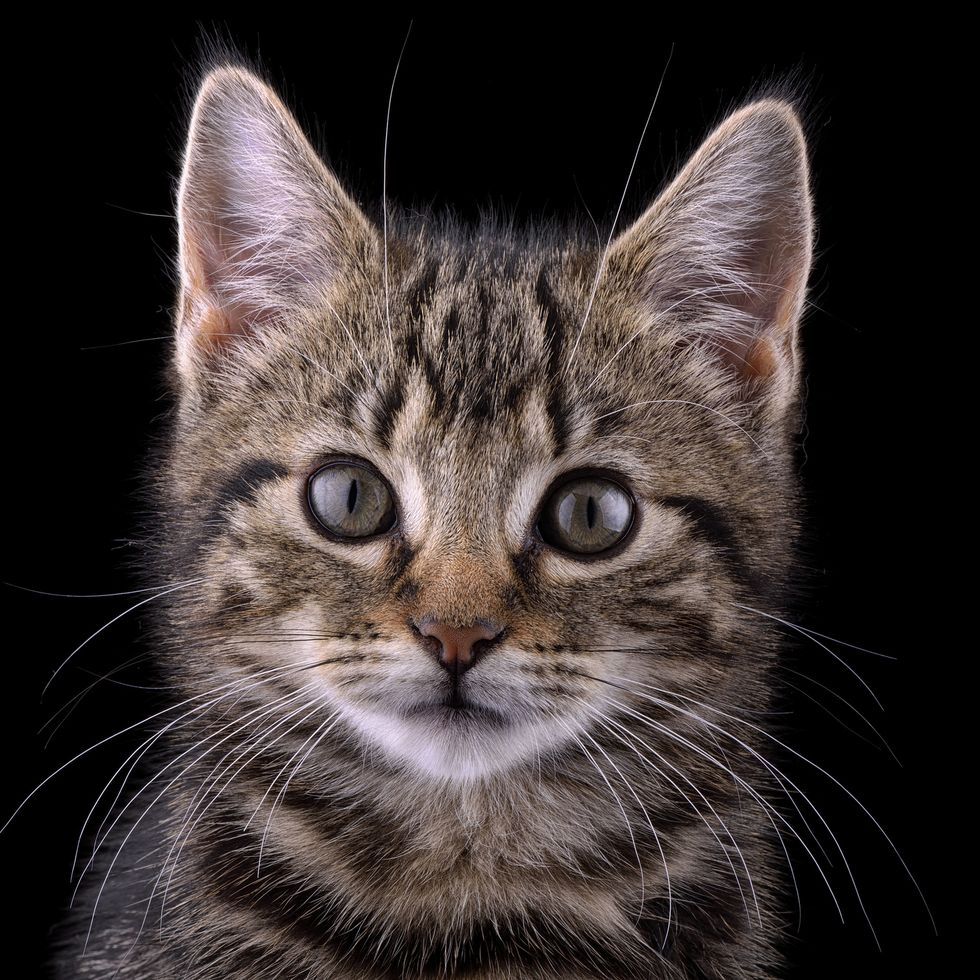
#> input picture OPENCV/images/cat.jpg, 980 x 980 px
$ python spaces.py
#> lines starting #> are read from the running program, lines starting #| are printed output that depends on the picture
import cv2 as cv
import matplotlib.pyplot as plt

# color space --> space of color

img = cv.imread('images/cat.jpg')
#> img is the input picture: shape (980, 980, 3); mean B, G, R 49.5, 50.9, 59.1
cv.imshow('cat' , img)

# BGR to grayscale
gray = cv.cvtColor(img,cv.COLOR_BGR2GRAY)
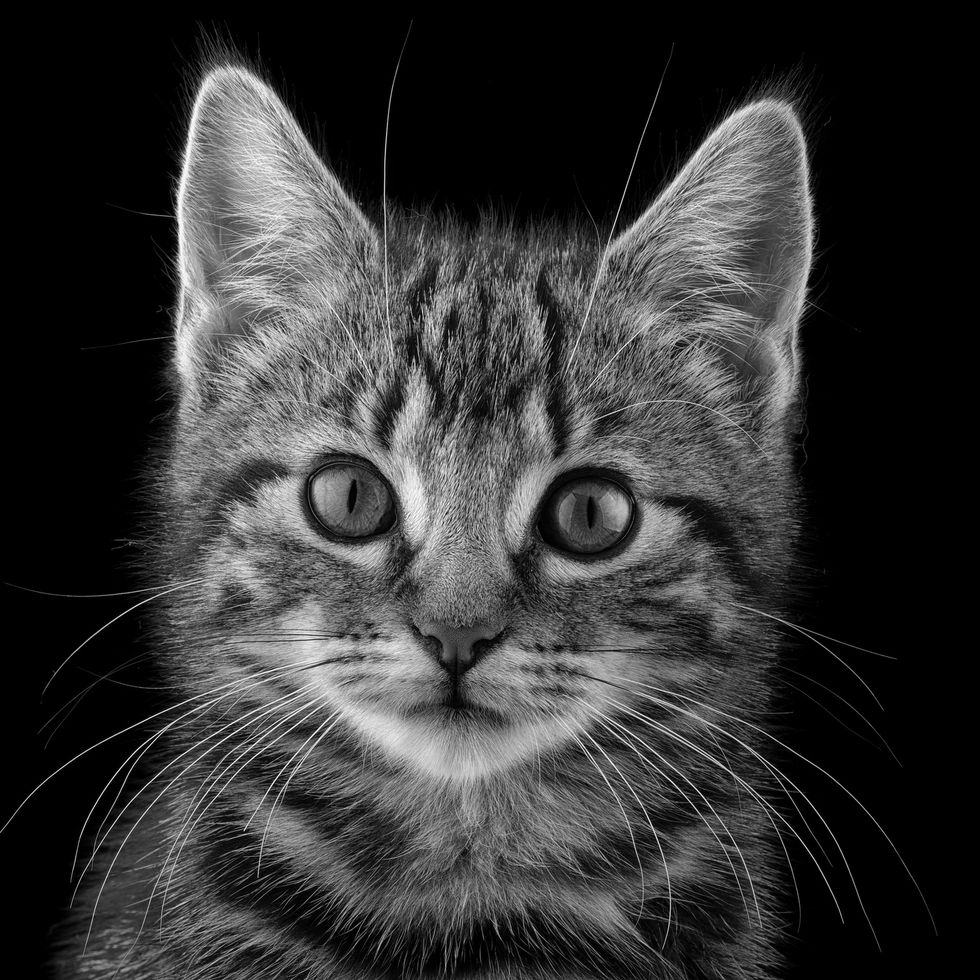
#> gray: shape (980, 980); min 0, max 254, mean 53.2
cv.imshow("gray scaled image" , gray)


# BGR to HSV

hsv = cv.cvtColor(img, cv.COLOR_BGR2HSV)
#> hsv: shape (980, 980, 3); mean H, S, V 33.7, 38.6, 59.3
cv.imshow("hsv" , hsv)

# BGR to L * a * b

lab = cv.cvtColor(img, cv.COLOR_BGR2LAB)
#> lab: shape (980, 980, 3); mean of channels 0, 1, 2 55.6, 131.1, 130.1
cv.imshow('lab' , lab)


# BGR TO RGB

rgb = cv.cvtColor(img, cv.COLOR_BGR2RGB)
cv.imshow('rgb',rgb)

# plt.imshow(rgb)
# plt.show()


# HSV TO BGR


hsv_bgr = cv.cvtColor(hsv, cv.COLOR_HSV2BGR)
cv.imshow("hsv --> bgr" , hsv_bgr)


# LAB TO BGR

lab_bgr = cv.cvtColor(lab, cv.COLOR_LAB2BGR)
cv.imshow("lab --> bgr" , lab_bgr)


cv.waitKey(0)

$ run again, with OPENCV/images/group.jpg copied over OPENCV/images/cat.jpg
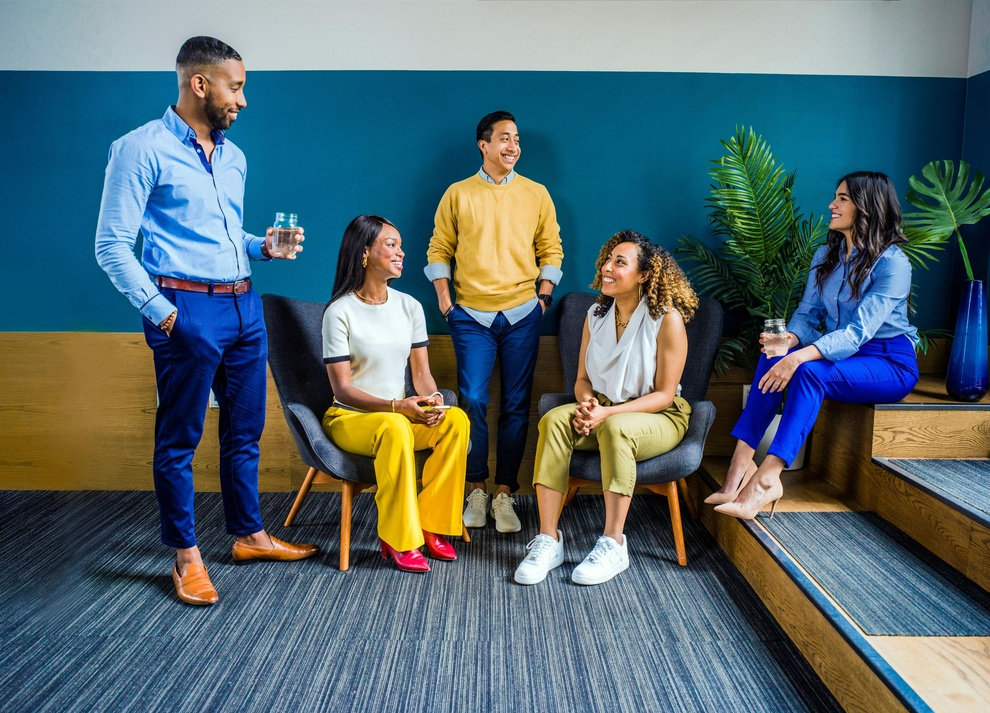
#> input picture OPENCV/images/group.jpg, 990 x 713 px, shrunk from 3600 x 2591 before the run
#> img is the input picture: shape (713, 990, 3); mean B, G, R 111.5, 105.5, 84.9
#> `gray = cv.cvtColor(img,cv.COLOR_BGR2GRAY)`:
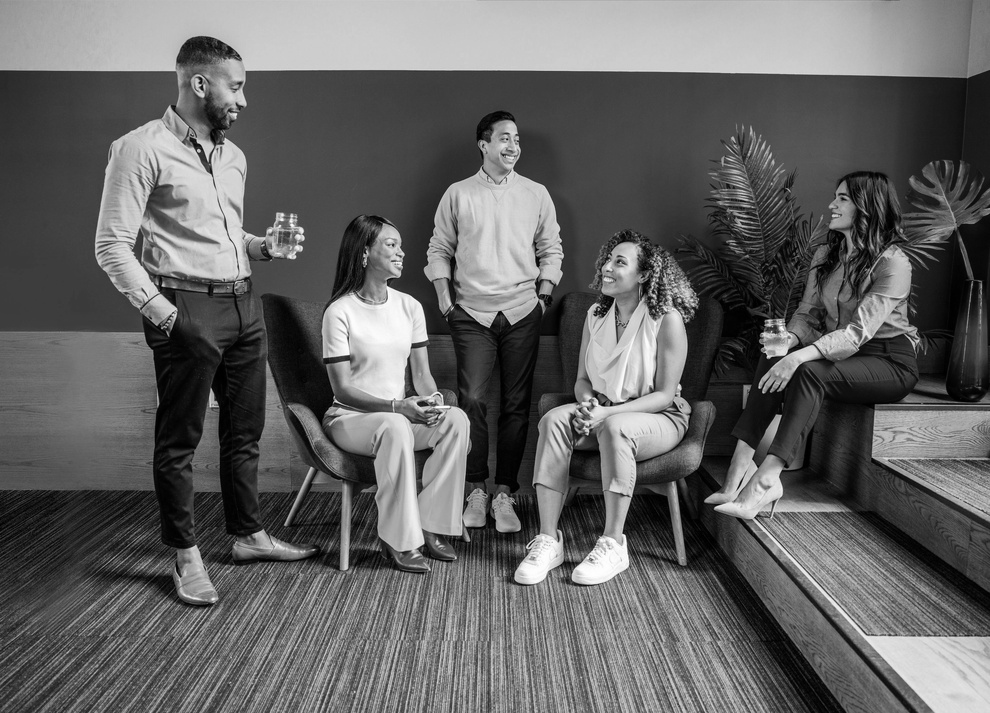
#> gray: shape (713, 990); min 0, max 255, mean 100
#> hsv: shape (713, 990, 3); mean H, S, V 80.5, 146.7, 133
#> lab: shape (713, 990, 3); mean of channels 0, 1, 2 110.4, 127.9, 122.8

$ run again, with OPENCV/images/lady_face2.jpg copied over OPENCV/images/cat.jpg
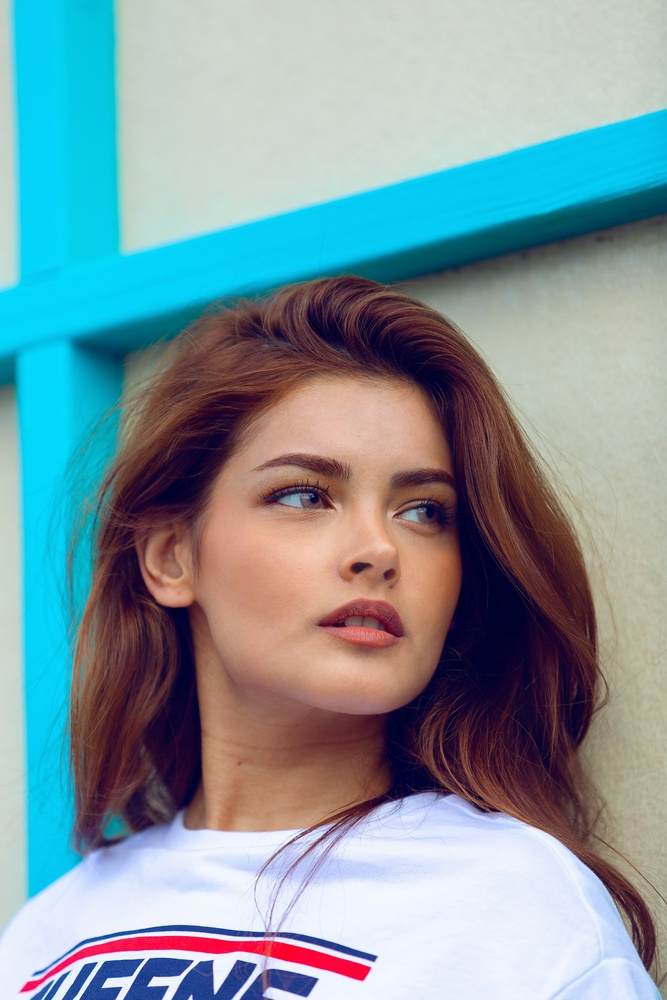
#> input picture OPENCV/images/lady_face2.jpg, 667 x 1000 px, shrunk from 3000 x 4500 before the run
#> img is the input picture: shape (1000, 667, 3); mean B, G, R 158.8, 151.6, 129.3
#> `gray = cv.cvtColor(img,cv.COLOR_BGR2GRAY)`:
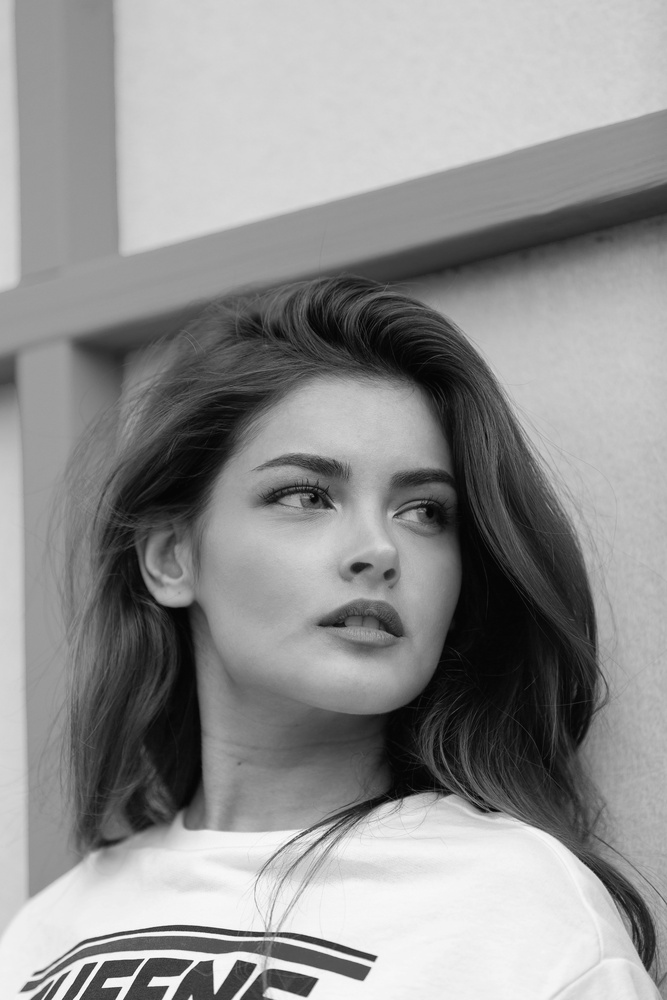
#> gray: shape (1000, 667); min 4, max 253, mean 145.7
#> hsv: shape (1000, 667, 3); mean H, S, V 79, 109.6, 178.6
#> lab: shape (1000, 667, 3); mean of channels 0, 1, 2 157.6, 128.5, 124.5
